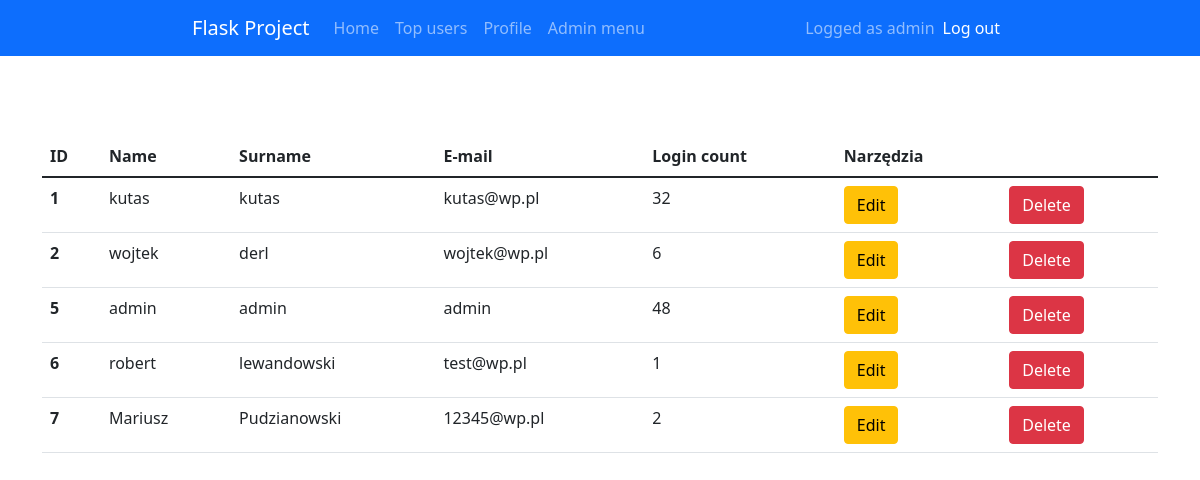
/admin (signed in), run on an earlier commit of the app's database.
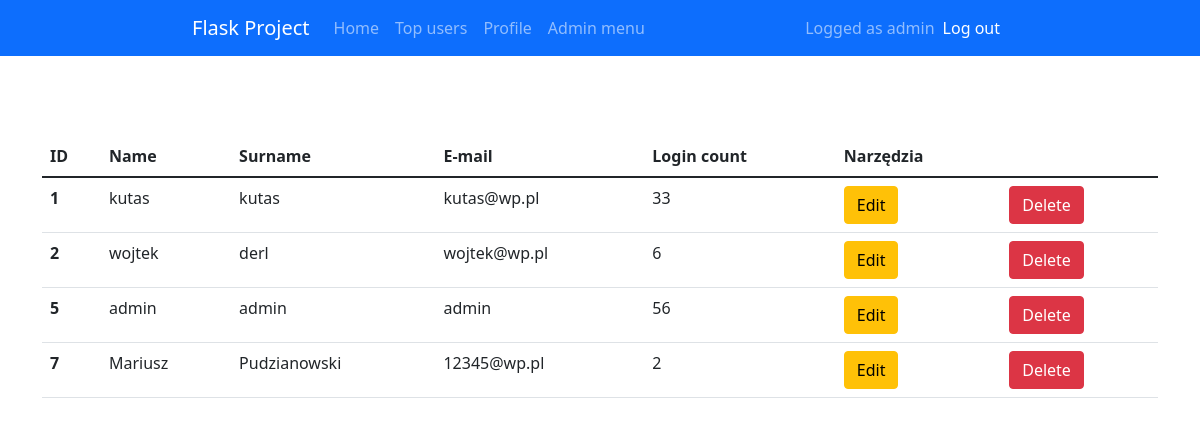
And on a later commit of the database.
### app.py (models this page shows)
class User(db.Model, UserMixin):
    id = db.Column(db.Integer, primary_key = True)
    email = db.Column(db.String(30), nullable=False, unique=True)
    name = db.Column(db.String(20), nullable=False)
    last_name = db.Column(db.String(20), nullable=False)
    password = db.Column(db.String(80), nullable=False)
    login_count = db.Column(db.Integer, nullable=False, default=0)
    isAdmin = db.Column(db.Boolean(), nullable=False, default=False)

### app.py (the view)
@app.route('/admin', methods=['GET', 'POST'])
@login_required
def admin():
    if(current_user.isAdmin == True):
        all_users = User.query.all()
        return render_template('admin.html', users = all_users)
    else:
        return redirect(url_for('home'))

### app.py (called while the page is built)
@login_manager.user_loader
def load_user(user_id):
    return User.query.get(int(user_id))

### templates/admin.html
{% extends "base.html" %} {% block title %}Admin{% endblock %} {% block content
%}
<table class="table">
  <thead>
    <tr>
      <th scope="col">ID</th>
      <th scope="col">Name</th>
      <th scope="col">Surname</th>
      <th scope="col">E-mail</th>
      <th scope="col">Login count</th>
      <th scope="col">Narzędzia</th>
    </tr>
  </thead>
  <tbody>
    {% for user in users %}
    <tr>
      <th scope="row">{{ user.id }}</td>
      <td>{{ user.name }}</td>
      <td>{{ user.last_name }}</td>
      <td>{{ user.email }}</td>
      <td>{{ user.login_count }}</td>
      <td><a href="/admin/{{user.id}}/update" type="button" class="btn btn-warning">Edit</a></td>
      <td><a href="/admin/{{user.id}}/delete" type="button" class="btn btn-danger">Delete</a></td>
    </tr>
    {% endfor %}
  </tbody>
</table>
{% endblock %}

### templates/base.html (shortened to what this page needs)
<!DOCTYPE html>
<html lang="pl">
  <head>
    {% block styles %}
    <link
      rel="stylesheet"
      href="{{url_for('.static', filename='styles/base.css')}}"
    />
    <link
      href="https://cdn.jsdelivr.net/npm/bootstrap@5.1.3/dist/css/bootstrap.min.css"
      rel="stylesheet"
    />
    {% endblock %}
  </head>
  <body>
    <nav class="navbar navbar-expand-lg navbar-dark bg-primary">
      <div class="container-fluid">
        <a class="navbar-brand" href="{{url_for('home')}}">Flask Project</a>
        <div class="collapse navbar-collapse" id="navbarText">
          <ul class="navbar-nav me-auto mb-2 mb-lg-0">
            <li class="nav-item">
              <a class="nav-link"
                aria-current="page"
                href="{{url_for('home')}}"
                >Home</a>
            </li>
            <li class="nav-item">
              <a class="nav-link" href="{{url_for('topUsers')}}">Top users</a>
            </li>
            {% if current_user.is_authenticated %}
            <li class="nav-item">
              <a class="nav-link" href="{{url_for('profile')}}">Profile</a>
            </li>
            {% if current_user.isAdmin == True %}
            <li class="nav-item">
              <a class="nav-link" href="{{url_for('admin')}}">Admin menu</a>
            </li>
            {% endif %}
            {% endif %}
          </ul>
          {% if current_user.is_authenticated %}
          <span class="navbar-text">
            Logged as {{current_user.name }}
            </span>
            <span class="navbar-item">
              <ul class="navbar-nav me-auto mb-2 mb-lg-0">
                <li class="nav-item">
                  <a
                    class="nav-link active"
                    aria-current="page"
                    href="{{url_for('logout')}}"
                    >Log out</a
                  >
                </li>
              </ul>
            </span>
            {% endif %}
        </div>
      </div>
    </nav>
    <div class="container">{% block content %} {% endblock %}</div>
  </body>
</html>

### static/styles/base.css (style rules this page uses)
body { margin: 0; background-color: dimgrey; font-family: "Roboto", sans-serif; }
a { text-decoration: none; }
.container { margin-top: 30px; padding-top: 50px; display: grid; place-items: center; }
.container-fluid { width: 70% !important; }

What changed in the data, as far as the page shows it:
removed User: id "6", name "robert", last_name "lewandowski", email "test@wp.pl", login_count "1"
changed User "admin": login_count "48" → "56"
changed User "kutas": login_count "32" → "33"
